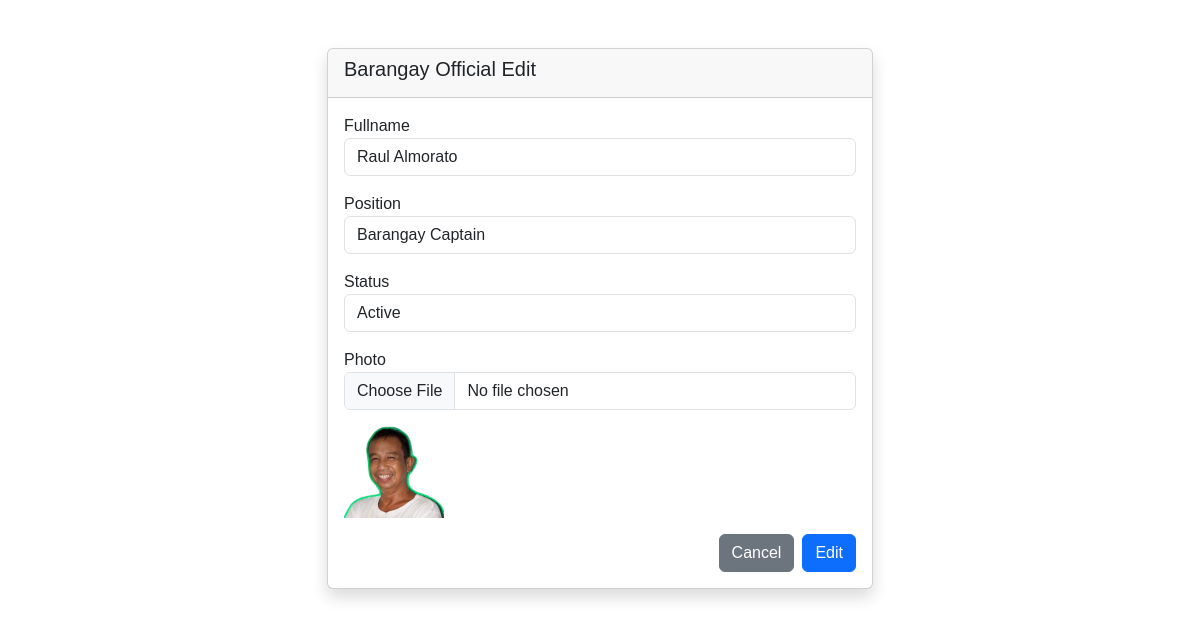
Page /updatebrgy.php?id=22 on the committed database.
### tables this page shows
CREATE TABLE `brgyofficial` (
  `id` int(11) NOT NULL AUTO_INCREMENT,
  `Fullname` varchar(255) NOT NULL,
  `Position` varchar(255) NOT NULL,
  `Status` varchar(50) NOT NULL,
  `Photo` varchar(255) NOT NULL,
  PRIMARY KEY (`id`)
);

### updatebrgy.php (the view, shortened to what this page needs)
<?php
require_once 'code.php';
include('includes_admin/header.php');
include('includes_admin/footer.php');
$userid = intval($_GET['id']);
$sql = "SELECT * FROM brgyofficial WHERE id=:uid";
$query = $dbh->prepare($sql);
$query->bindParam(':uid', $userid, PDO::PARAM_STR);
$query->execute();
$result = $query->fetchAll(PDO::FETCH_OBJ);
if ($query->rowCount() > 0) {
    foreach ($result as $results) {
?>
        <div class="py-5">
            <div class="container">
                <div class="row justify-content-center">
                    <div class="col-md-6">
                        <div class="card shadow">
                            <div class="card-header">
                                <h5>Barangay Official Edit</h5>
                            </div>
                            <div class="card-body">
                                <form name="insertofficialdata" method="POST" enctype="multipart/form-data">
                                    <div class="form-group mb-3">
                                        <label for="">Fullname</label>
                                        <input type="text" name="fullname" value="<?php echo htmlentities($results->Fullname); ?>" class="form-control" required>
                                    </div>
                                    <div class="form-group mb-3">
                                        <label for="exampleFormControlSelect1">Position</label>
                                        <select class="form-control" name="position" required>
                                            <option value="Barangay Captain" <?php if ($results->Position == 'Barangay Captain') echo 'selected'; ?>>Barangay Captain</option>
                                        </select>
                                    </div>
                                    <div class="form-group mb-3">
                                        <label for="">Status</label>
                                        <select class="form-control" name="status" required>
                                            <option value="Active" <?php if ($results->Status == 'Active') echo 'selected'; ?>>Active</option>
                                        </select>
                                    </div>
                                    <div class="form-group mb-3">
                                        <label for="photo">Photo</label>
                                        <input type="file" name="photo" class="form-control">
                                        <?php if ($results->Photo) { ?>
                                            <img src="<?php echo htmlentities($results->Photo); ?>" alt="Current Photo" width="100" class="mt-2">
                                        <?php } ?>
                                    </div>
                                    <div class="form-group d-grid gap-2 d-md-flex justify-content-md-end">
                                        <a href="barangayoff.php"><button type="button" class="btn btn-secondary">Cancel</button></a>
                                        <button type="submit" name="update" class="btn btn-primary" value="submit">Edit</button>
                                    </div>
                                </form>
                            </div>
                        </div>
                    </div>
                </div>
            </div>
        </div>
<?php
    }
}
?>

### includes_admin/stylebar.css (style rules this page uses)
a { text-decoration: none; }
body { font-family: 'Poppins', sans-serif; }

### rows in the picture
brgyofficial: fullname "Raul Almorato", position "Barangay Captain", status "Active", Photo (picture)
